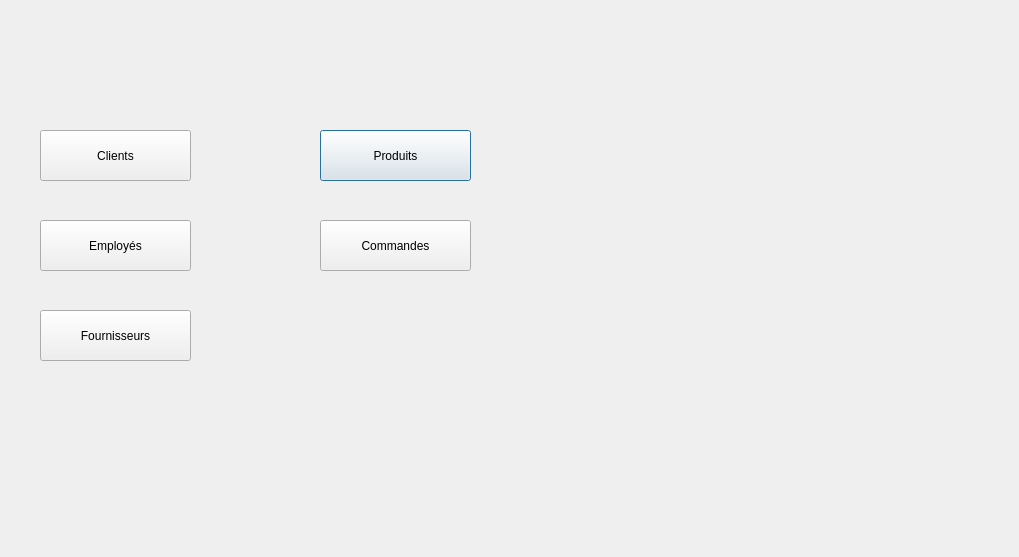
<?xml version="1.0" encoding="UTF-8"?>
<ui version="4.0">
 <class>Dialog</class>
 <widget class="QDialog" name="Dialog">
  <property name="geometry">
   <rect>
    <x>0</x>
    <y>0</y>
    <width>1019</width>
    <height>557</height>
   </rect>
  </property>
  <property name="mouseTracking">
   <bool>false</bool>
  </property>
  <property name="tabletTracking">
   <bool>false</bool>
  </property>
  <property name="windowTitle">
   <string>Menu</string>
  </property>
  <property name="styleSheet">
   <string notr="true">background-image: url(:/resources/img/image.jpg);</string>
  </property>
  <widget class="QPushButton" name="btn_produit">
   <property name="geometry">
    <rect>
     <x>320</x>
     <y>130</y>
     <width>151</width>
     <height>51</height>
    </rect>
   </property>
   <property name="styleSheet">
    <string notr="true"/>
   </property>
   <property name="text">
    <string>Produits</string>
   </property>
  </widget>
  <widget class="QPushButton" name="btn_employe">
   <property name="geometry">
    <rect>
     <x>40</x>
     <y>220</y>
     <width>151</width>
     <height>51</height>
    </rect>
   </property>
   <property name="text">
    <string>Employés</string>
   </property>
  </widget>
  <widget class="QPushButton" name="btn_fournisseur">
   <property name="geometry">
    <rect>
     <x>40</x>
     <y>310</y>
     <width>151</width>
     <height>51</height>
    </rect>
   </property>
   <property name="text">
    <string>Fournisseurs</string>
   </property>
  </widget>
  <widget class="QPushButton" name="btn_commande">
   <property name="geometry">
    <rect>
     <x>320</x>
     <y>220</y>
     <width>151</width>
     <height>51</height>
    </rect>
   </property>
   <property name="text">
    <string>Commandes</string>
   </property>
  </widget>
  <widget class="QPushButton" name="btn_client">
   <property name="geometry">
    <rect>
     <x>40</x>
     <y>130</y>
     <width>151</width>
     <height>51</height>
    </rect>
   </property>
   <property name="styleSheet">
    <string notr="true">alternate-background-color: rgb(255, 170, 0);</string>
   </property>
   <property name="text">
    <string>Clients</string>
   </property>
  </widget>
 </widget>
 <resources/>
 <connections/>
</ui>
